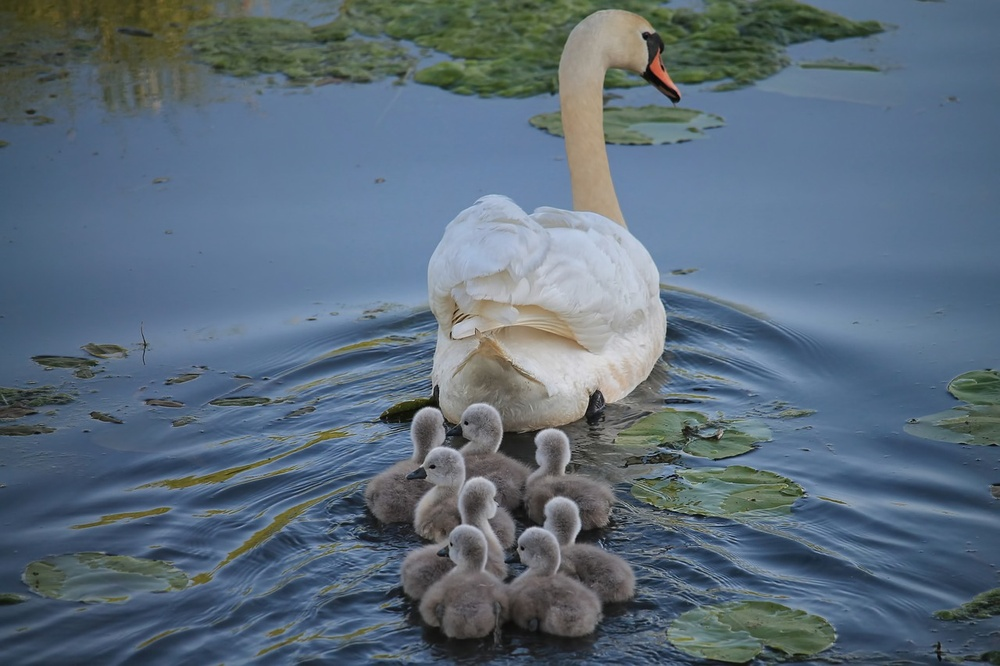
#> input picture Captum-Cuda/tutorials/img/resnet/swan-3299528_1280.jpg, 1000 x 666 px, shrunk from 1280 x 853 before the run
$ python generate-text-concept.py ../../../Captum-Cuda/tutorials/img/resnet 3 ../../../Captum-Cuda/tutorials/img/resnet/swan-3299528_1280.jpg
#> lines starting #> are read from the running program, lines starting #| are printed output that depends on the picture
#> in process_image, img is the input picture: PIL image 1000x666 RGB; mean R, G, B 91.1, 108, 122.7
#!/usr/bin/env python3
# generated through claude
"""
Script to randomly select images, shuffle their pixels, and add captions.
Usage: python shuffle_caption.py <directory_path> <number_of_images> <caption_text>
"""

import os
import sys
import random
from pathlib import Path
from PIL import Image, ImageDraw, ImageFont
import numpy as np

def get_font(size=40):
    """Try to get a nice font, fall back to default if unavailable."""
    try:
        # Try to use a common system font
        return ImageFont.truetype("arial.ttf", size)
    except:
        try:
            return ImageFont.truetype("/usr/share/fonts/truetype/dejavu/DejaVuSans-Bold.ttf", size)
        except:
            # Fall back to default font
            return ImageFont.load_default()

def shuffle_pixels(img):
    """Randomly shuffle all pixels in an image."""
    # Convert image to numpy array
    img_array = np.array(img)

    # Get the shape
    height, width = img_array.shape[:2]
#> height = 666; width = 1000

    # Reshape to 2D array of pixels (flatten spatial dimensions)
    if len(img_array.shape) == 3:  # Color image
        channels = img_array.shape[2]
#> channels = 3
        pixels = img_array.reshape(-1, channels)
    else:  # Grayscale
        pixels = img_array.reshape(-1)

    # Shuffle the pixels
    np.random.shuffle(pixels)

    # Reshape back to original image dimensions
    if len(img_array.shape) == 3:
        shuffled_array = pixels.reshape(height, width, channels)
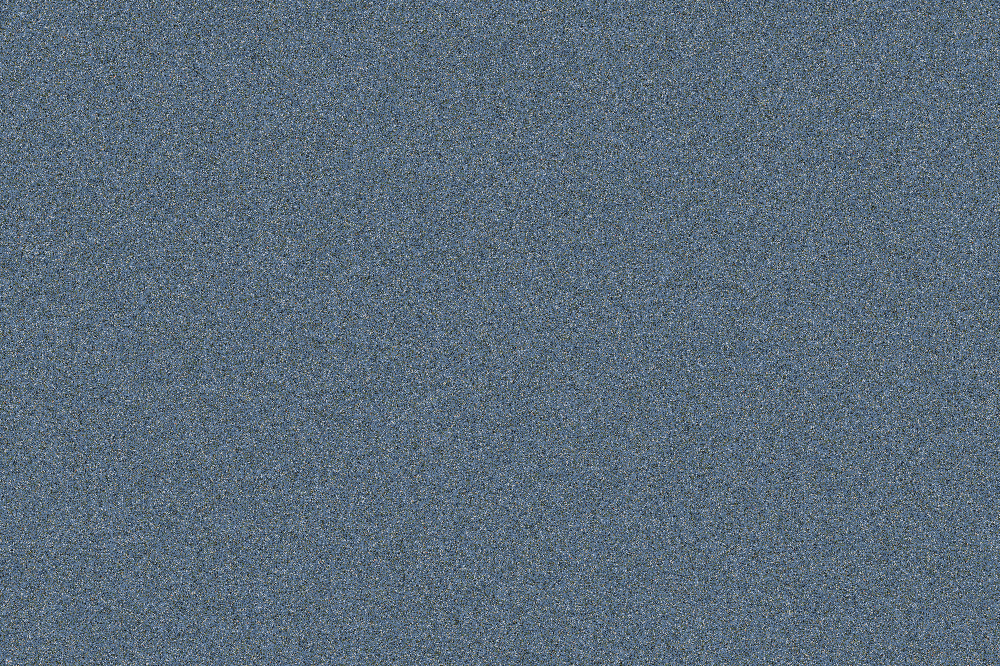
#> shuffled_array: shape (666, 1000, 3); mean of channels 0, 1, 2 91.1, 108, 122.7; drawn as R, G, B
    else:
        shuffled_array = pixels.reshape(height, width)

    # Convert back to PIL Image
    return Image.fromarray(shuffled_array.astype('uint8'))

def add_caption_to_image(img, caption_text,location="bottom"):
    """Add caption to an image at center-top."""
#> called with location = 'bottom'
    # Create a drawing context
    draw = ImageDraw.Draw(img)

    # Get font
    font_size = 40
    font = get_font(font_size)

    # Calculate text size and position
    bbox = draw.textbbox((0, 0), caption_text, font=font)
#> bbox = (0, 8, 1306, 47)
    text_width = bbox[2] - bbox[0]
#> text_width = 1306
    text_height = bbox[3] - bbox[1]
#> text_height = 39

    # Position text at center-top with some padding


    # Draw background rectangle for better readability
    # padding = 5
    padding = 8

    x = (img.width - text_width) // 2
#> x = -153

    if location == "bottom":
        y = img.height - text_height - (padding * 3)
#> y = 603
    else:
        y = 10

    draw.rectangle(
        [x - padding, y - padding, x + text_width + padding, y + text_height + padding * 2],
        fill='black'
    )

    # Draw the text
    draw.text((x, y), caption_text, fill='white', font=font)

    return img

def process_image(input_path, output_path, caption):
    """Shuffle pixels and add caption to an image."""
    try:
        # Open the image
        img = Image.open(input_path)

        # Convert to RGB if necessary
        if img.mode != 'RGB':
            img = img.convert('RGB')

        # Shuffle pixels
        print(f"  Shuffling pixels...")
        shuffled_img = shuffle_pixels(img)

        # Add caption
        print(f"  Adding caption...")
        captioned_img = add_caption_to_image(shuffled_img, caption)
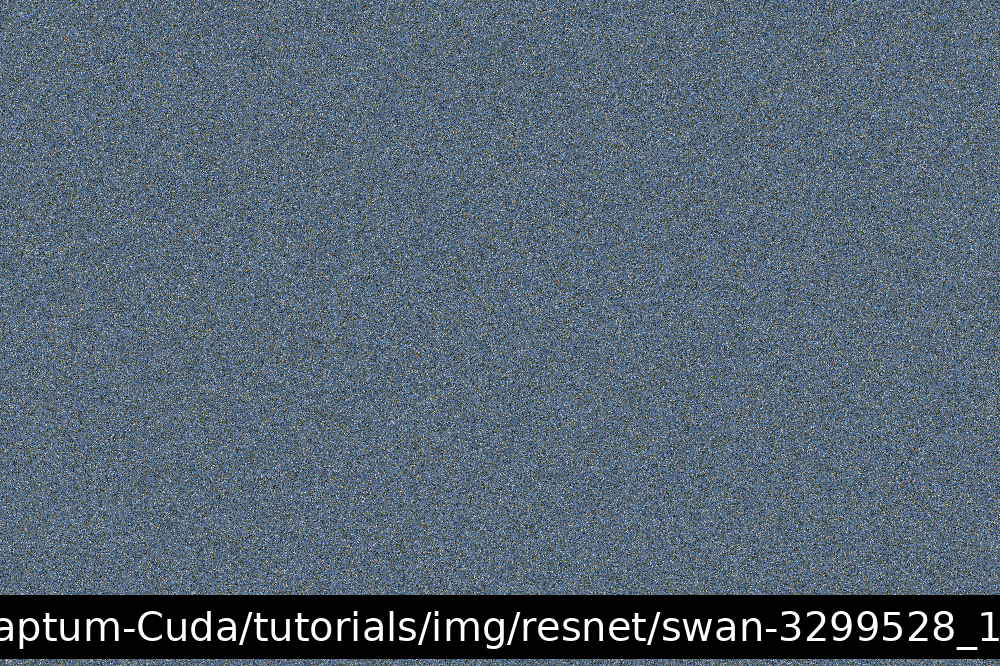
#> captioned_img: PIL image 1000x666 RGB; mean R, G, B 85.5, 100.8, 114.1

        # Save the image
        captioned_img.save(output_path, quality=95)
        return True
    except Exception as e:
        print(f"Error processing {input_path}: {e}")
        return False

def process_directory(dir_path, num_images, caption):
    """Randomly select n images, shuffle pixels, and add captions."""
    # Define supported image extensions
    image_extensions = {'.jpg', '.jpeg', '.png', '.bmp', '.gif', '.tiff', '.webp'}

    # Get the directory path
    source_dir = Path(dir_path)

    # Check if source directory exists
    if not source_dir.exists():
        print(f"Error: Directory '{dir_path}' does not exist.")
        return

    if not source_dir.is_dir():
        print(f"Error: '{dir_path}' is not a directory.")
        return

    # Get all image files
    all_images = [f for f in source_dir.iterdir()
                  if f.is_file() and f.suffix.lower() in image_extensions]

    if len(all_images) == 0:
        print("Error: No images found in the directory.")
        return

    # Check if requested number is available
    if num_images > len(all_images):
        print(f"Warning: Only {len(all_images)} images available. Processing all of them.")
        num_images = len(all_images)

    # Randomly select n images
    selected_images = random.sample(all_images, num_images)
    print(f"Randomly selected {num_images} images from {len(all_images)} total images.")

    # Create new directory name
    parent_dir = source_dir.parent
    old_dir_name = source_dir.name
    new_dir_name = f"{old_dir_name}-shuffled"
    new_dir_path = parent_dir / new_dir_name

    # Create new directory
    try:
        new_dir_path.mkdir(exist_ok=True)
        print(f"Created directory: {new_dir_path}\n")
    except Exception as e:
        print(f"Error creating directory: {e}")
        return

    # Process selected images
    processed_count = 0

    for idx, file_path in enumerate(selected_images, 1):
        print(f"[{idx}/{num_images}] Processing: {file_path.name}")
        output_path = new_dir_path / file_path.name

        if process_image(file_path, output_path, caption):
            processed_count += 1
        print()

    # Summary
    print(f"{'='*50}")
    print(f"Processing complete!")
    print(f"Images selected: {num_images}")
    print(f"Successfully processed: {processed_count}")
    print(f"Output directory: {new_dir_path}")
    print(f"{'='*50}")

def main():
    """Main function to parse arguments and run the script."""
    if len(sys.argv) != 4:
        print("Usage: python generate-text-concept.py <directory_path> <number_of_images> <caption_text>")
        print("Example: python generate-text-concept.py  ./my_images 10 'Shuffled Image'")
        sys.exit(1)

    dir_path = sys.argv[1]

    try:
        num_images = int(sys.argv[2])
        if num_images <= 0:
            print("Error: Number of images must be a positive integer.")
            sys.exit(1)
    except ValueError:
        print("Error: Number of images must be a valid integer.")
        sys.exit(1)

    caption = sys.argv[3]

    process_directory(dir_path, num_images, caption)

if __name__ == "__main__":
    main()
